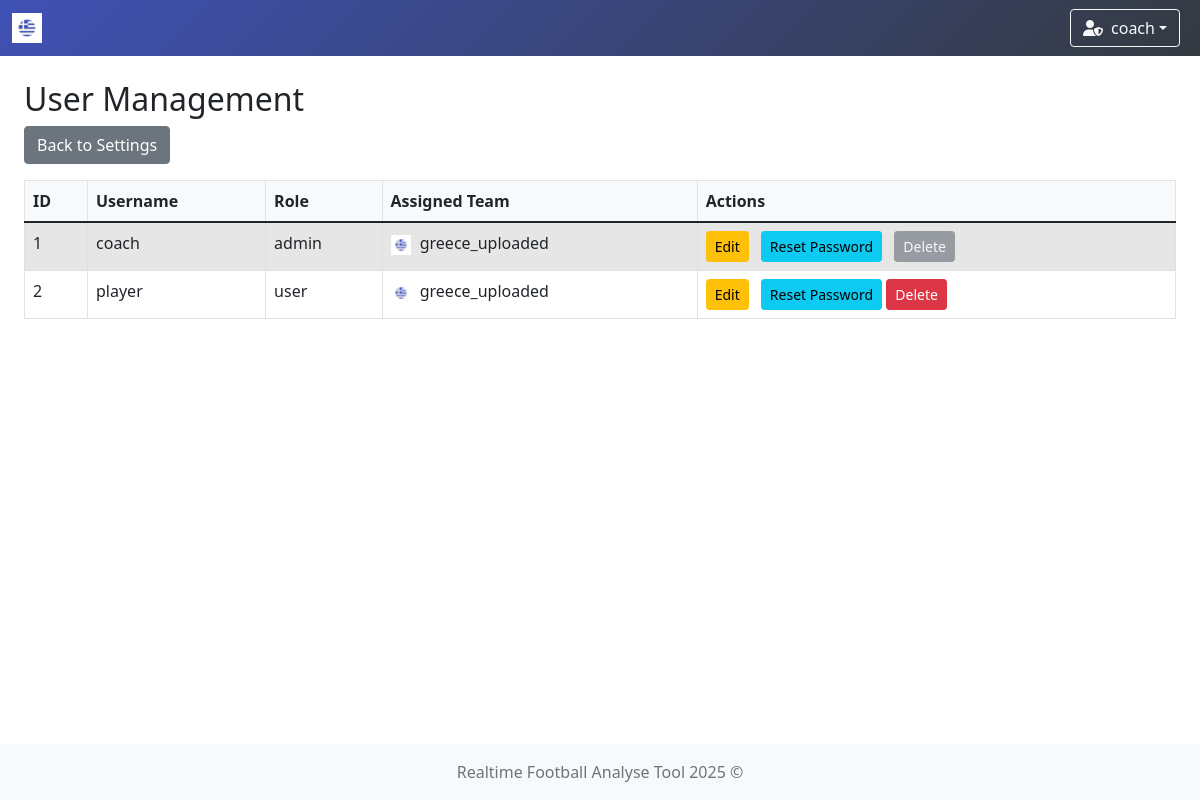
Screenshot of /users (signed in) with the database file from the repository.
### app/models/team.py (models this page shows)
class TeamModel(db.Model):
    __tablename__ = 'teams'
    id = db.Column(db.Integer, primary_key=True)
    name = db.Column(db.String(100), nullable=False, unique=True)  # prevent duplicate team names
    icon = db.Column(db.String(300), nullable=False)  # longer path for future-proofing
    primary_color = db.Column(db.String(20), nullable=False)
    secondary_color = db.Column(db.String(20), nullable=False)

### app/models/user.py (models this page shows)
class UserModel(db.Model, UserMixin):
    __tablename__ = 'user'
    id = db.Column(db.Integer, primary_key=True)
    username = db.Column(db.String(80), unique=True, nullable=False)
    password = db.Column(db.String(120), nullable=False)
    role = db.Column(db.String(10), nullable=False, default='user')
    team_id = db.Column(db.Integer, db.ForeignKey('teams.id'))
    team = db.relationship('TeamModel', backref='users')

### app/controllers/user_management.py (the view)
    @login_required
    def user_list(self):
        users = UserModel.query.all()
        return render_template('user/user_list.html', users=users)

### app/controllers/user.py (called while the page is built)
    @staticmethod
    def load_user(user_id):
        return UserModel.query.get(int(user_id))

### run.py (called while the page is built)
    def _inject_context(self) -> None:
        @self.app.context_processor
        def inject_teams() -> dict:
            try:
                teams = TeamModel.query.all()
                return dict(teams=teams)
            except Exception as e:
                print(f"[!] Error injecting teams: {str(e)} ({type(e).__name__})")
                return dict(teams=[])

### app/templates/user/user_list.html (shortened to what this page needs)
{% extends "system/base.html" %}
{% block content %}
<h2>User Management</h2>
<a href="{{ url_for('settings') }}" class="btn btn-secondary mb-3">Back to Settings</a>
<div class="table-responsive">
    <table class="table table-striped table-bordered">
        <thead>
            <tr>
                <th>ID</th>
                <th>Username</th>
                <th>Role</th>
                <th>Assigned Team</th>
                <th>Actions</th>
            </tr>
        </thead>
        <tbody>
            {% for user in users %}
            <tr>
                <td>{{ user.id }}</td>
                <td>{{ user.username }}</td>
                <td>{{ user.role }}</td>
                <td>
                    {% if user.team %}
                        <img src="{{ user.team.icon }}" alt="{{ user.team.name }} icon" style="height:20px; margin-right:5px;">
                        {{ user.team.name }}
                    {% else %}
                        <span class="text-muted">None</span>
                    {% endif %}
                </td>
                <td>
                    {% if current_user.role == 'admin' %}
                        {% if current_user.id == user.id %}
                            <a href="{{ url_for('edit_user', user_id=user.id) }}" class="btn btn-sm btn-warning">Edit</a>
                            <a href="{{ url_for('reset_password', user_id=user.id) }}" class="btn btn-sm btn-info">Reset Password</a>
                            <button class="btn btn-sm btn-secondary" disabled>Delete</button>
                        {% else %}
                            <a href="{{ url_for('edit_user', user_id=user.id) }}" class="btn btn-sm btn-warning">Edit</a>
                            <a href="{{ url_for('reset_password', user_id=user.id) }}" class="btn btn-sm btn-info">Reset Password</a>
                            <form action="{{ url_for('delete_user', user_id=user.id) }}" method="POST" class="d-inline">
                                <button type="submit" class="btn btn-sm btn-danger" onclick="return confirm('Delete this user?')">Delete</button>
                            </form>
                        {% endif %}
                    {% endif %}
                </td>
            </tr>
            {% endfor %}
        </tbody>
    </table>
</div>
{% endblock %}

### app/templates/system/base.html (shortened to what this page needs)
<!DOCTYPE html>
<html lang="en">
<head>
    <link href="https://cdn.jsdelivr.net/npm/bootstrap@5.1.3/dist/css/bootstrap.min.css" rel="stylesheet"/>
    <link rel="stylesheet" href="https://cdn.jsdelivr.net/npm/bootstrap-icons@1.11.3/font/bootstrap-icons.css"/>
    <link rel="stylesheet" href="https://cdnjs.cloudflare.com/ajax/libs/font-awesome/6.5.0/css/all.min.css"/>
    <link rel="stylesheet" href="https://cdn.datatables.net/1.13.6/css/dataTables.bootstrap5.min.css"/>
    <link rel="stylesheet" href="{{ url_for('static', filename='styles.css') }}"/>
</head>
<body class="{% block body_class %}{% endblock %}">
{% if current_user.is_authenticated %}
    <nav class="navbar navbar-expand-lg navbar-dark"
         style="
         {% if session.team_id %}
             {% for team in teams %}
                 {% if team.id == session.team_id %}
                     background: linear-gradient(135deg, {{ team.secondary_color }}, #343a40);
                 {% endif %}
             {% endfor %}
         {% else %}
             background: linear-gradient(135deg, #4b6cb7, #182848);
         {% endif %}
         ">
        <div class="container-fluid position-relative">
            <a class="navbar-brand d-flex align-items-center" href="{{ url_for('index') }}">
                {% if session.team_id %}
                    {% for team in teams %}
                        {% if team.id == session.team_id %}
                            <img class="team-logo" src="{{ team.icon }}" alt="{{ team.name }} logo"
                                 style="height:30px; margin-right:8px;"/>
                        {% endif %}
                    {% endfor %}
                {% else %}
                    <a href="{{ url_for('game_options') }}" class="btn btn-outline-light me-2" title="Home">
                        <i class="fas fa-home"></i>
                    </a>
                {% endif %}
            </a>
            <div class="ms-auto d-flex align-items-center">
                <div class="dropdown me-2">
                    <button class="btn btn-outline-light dropdown-toggle d-flex align-items-center" type="button"
                            id="userDropdown" data-bs-toggle="dropdown" aria-expanded="false">
                        {% if current_user.role == 'admin' %}
                            <i class="fas fa-user-shield me-2"></i>
                        {% else %}
                            <i class="fas fa-user me-2"></i>
                        {% endif %}
                        {{ current_user.username }}
                    </button>
                </div>
            </div>
        </div>
    </nav>
{% endif %}
<div class="content-wrapper">
    <div class="container-fluid mt-4 px-4">
        <div id="toast-container" class="toast-container position-fixed bottom-0 end-0 p-3" style="z-index: 1100;">
        </div>
        {% block content %}{% endblock %}
    </div>
</div>
<footer class="footer mt-auto py-3 bg-light">
    <div class="container text-center">
        <span class="text-muted">Realtime Football Analyse Tool 2025 ©</span>
    </div>
</footer>
</body>
</html>

### app/static/styles.css (style rules this page uses)
.navbar { transition: background-color 0.5s ease; }
.team-logo { animation: fadeIn 0.5s ease, pulse 1s ease-in-out; }
html, body { height: 100%; margin: 0; padding: 0; }
body { display: flex; flex-direction: column; min-height: 100vh; }
.content-wrapper { flex: 1 0 auto; }
.footer { flex-shrink: 0; background-color: #f8f9fa; padding: 1rem 0; margin-top: auto; }
.table-responsive { margin-top: 0 !important; overflow-x: auto; }
.btn + .btn { margin-left: 0.5rem; }
.table-responsive { overflow-x: auto; }
.table th, .table td { white-space: nowrap; padding: 0.5rem; }
.table thead th { background-color: #f8f9fa; font-weight: bold; }
.table-striped tbody tr:nth-of-type(odd) { background-color: rgba(0, 0, 0, 0.05); }

### rows the page displays
TeamModel: icon (picture)
UserModel: username "coach", id "1", role "admin", team.icon (picture), team.name "greece_uploaded"
UserModel: id "2", username "player", role "user", team.icon (picture), team.name "greece_uploaded"
